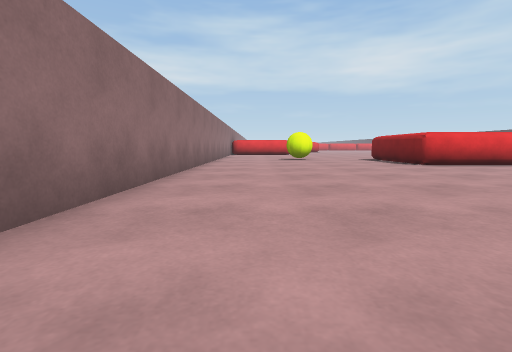
View 1 (above)

16 first-person views from a walk through a 3-D level made in the Unity game engine. The camera is 0.51 m above the floor, tilts 6° down and sees 85° across. The floor is counted in squares, 1 m on a side. Each view is taken from the middle of a square. On the plan, view 1 faces up. The plan holds only what a view shows up to about 9 squares ahead; the rest is blank. The place goes on beyond the plan.

View 2
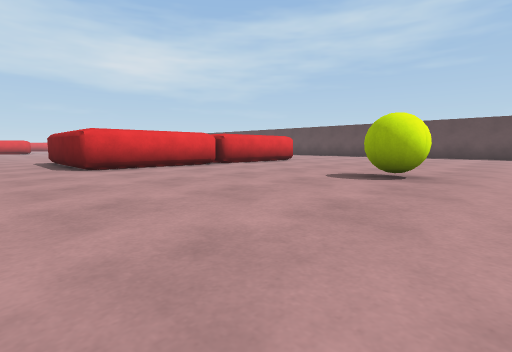

View 3
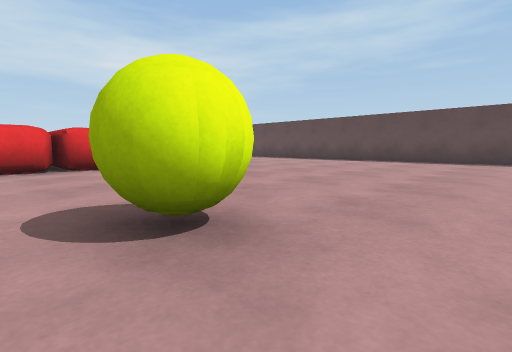

View 4
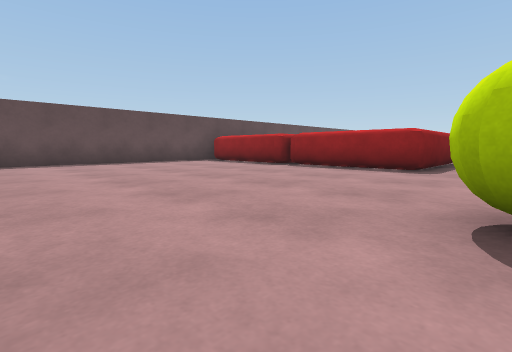

View 5
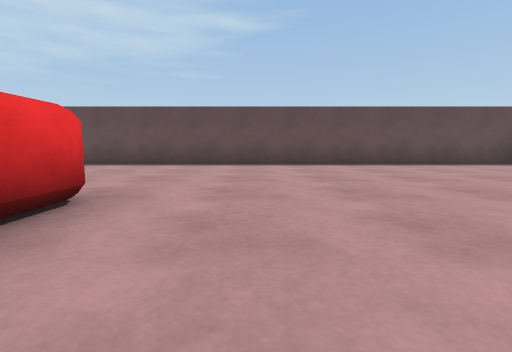

View 6
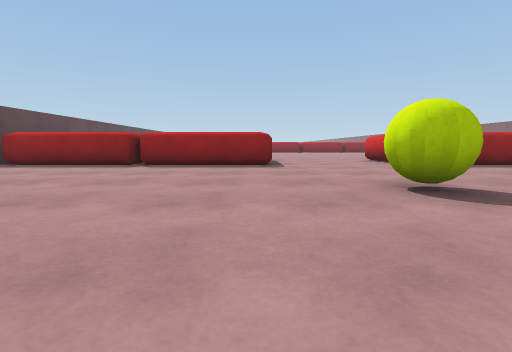

View 7
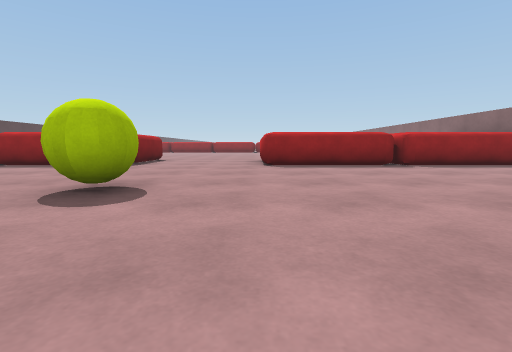

View 8
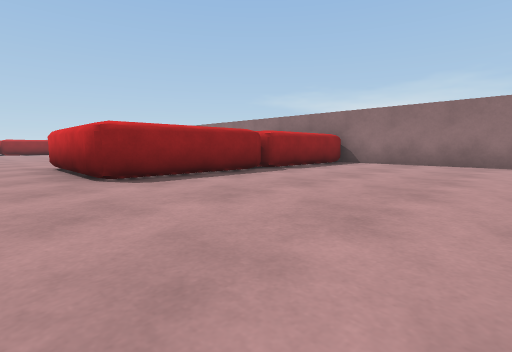

View 9
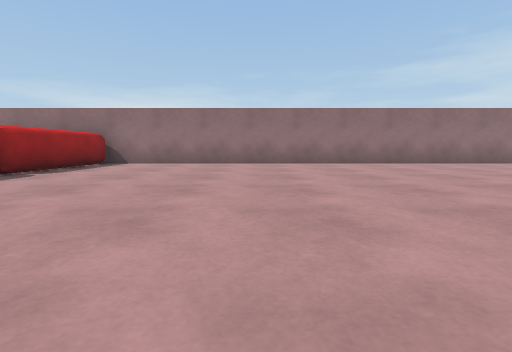

View 10
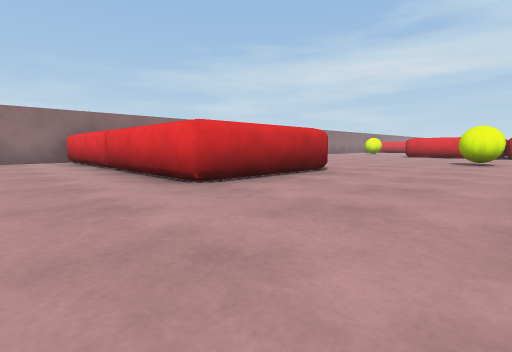

View 11
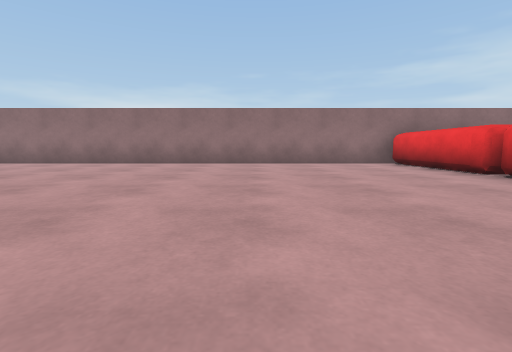

View 12
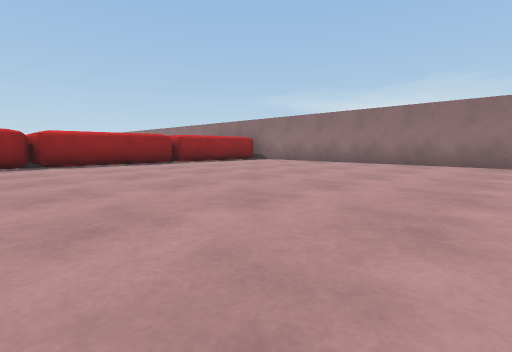

View 13
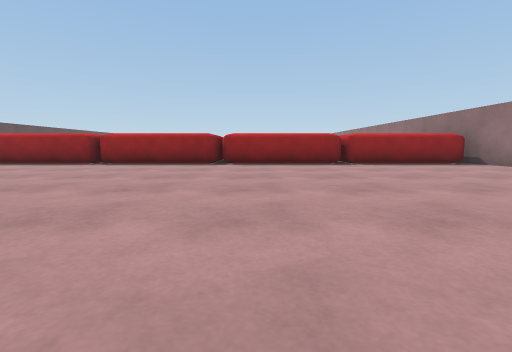

View 14
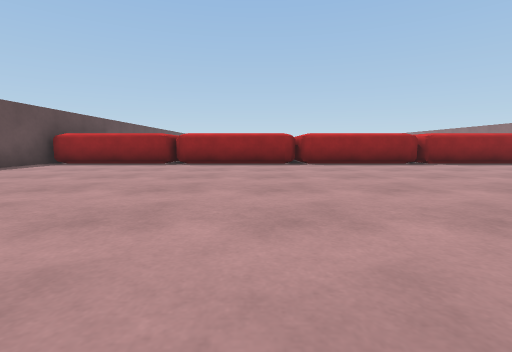

View 15
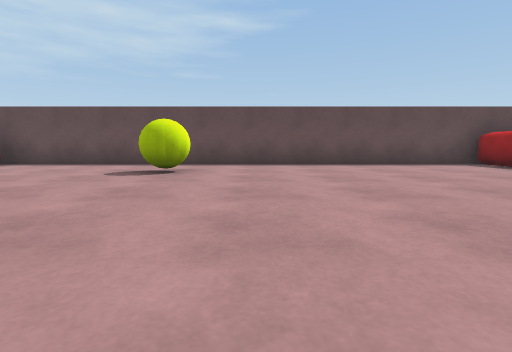

View 16
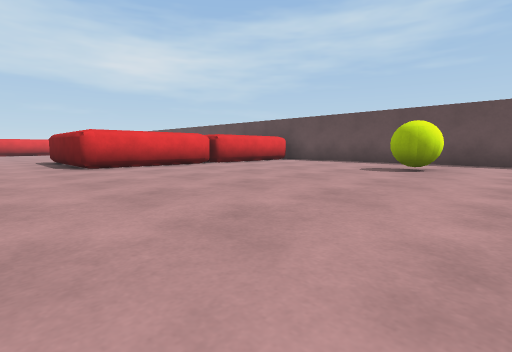

### Floor plan
Points are (right, up) in squares from view 1. A wall is a line through its corners. A room is listed if a view was taken in it or the views show most of it. See-through windows are left out.
Room 1 (views 1, 2, 3, 4, 5, 6, 7, 8, 9)
walls: (7.8, 7.5) (4.8, 7.5); (9.9, -1.4) (12.9, -1.4); (5.8, -1.6) (5.8, -2.6); (11.5, 7.5) (8.5, 7.5); (4.5, 7.9) (4.5, 8.5); (9.6, -3.5) (9.6, -1.8); (13.3, -1.4) (16.6, -1.4); (2.5, -1.4) (5.5, -1.4); (-1.2, -1.4) (1.9, -1.4); (17.2, -2.1) (17.2, 8.5); (-1.5, 8.5) (-1.5, -1.6)
ways out: opening at (8, -2.3) to room 2
objects: ball (8, 3)
Room 2 (views 10, 11, 12, 13, 14, 15, 16)
walls: (6.4, -18.2) (9.4, -18.2); (10.1, -18.2) (13.1, -18.2); (9.6, -4.8) (9.6, -3.5); (5.6, -5) (2.5, -5); (2.6, -18.2) (5.8, -18.2); (13.8, -18.2) (16.9, -18.2); (12.9, -5) (9.9, -5); (1.9, -5) (-1.2, -5); (5.8, -2.6) (5.8, -4.8); (-1, -18.2) (2, -18.2); (17.2, -18.8) (17.2, -4.5); (-1.5, -4.8) (-1.5, -18.9)
ways out: opening at (8, -2.3) to room 1
objects: ball (15, -10)

Where each view was taken, in squares from view 1:
view 1: 0 up, 0 right, facing up
view 2: 1 up, 3 right, facing up-right
view 3: 1 up, 7 right, facing up-right
view 4: 5 up, 8 right, facing down-right
view 5: 6 up, 9 right, facing right
view 6: 6 up, 10 right, facing down
view 7: 6 up, 6 right, facing down
view 8: 3 up, 7 right, facing down-left
view 9: 3 up, 7 right, facing left
view 10: 7 down, 9 right, facing up-left
view 11: 9 down, 7 right, facing left
view 12: 10 down, 7 right, facing down-left
view 13: 10 down, 5 right, facing down
view 14: 10 down, 11 right, facing down
view 15: 12 down, 9 right, facing right
view 16: 12 down, 8 right, facing up-right
